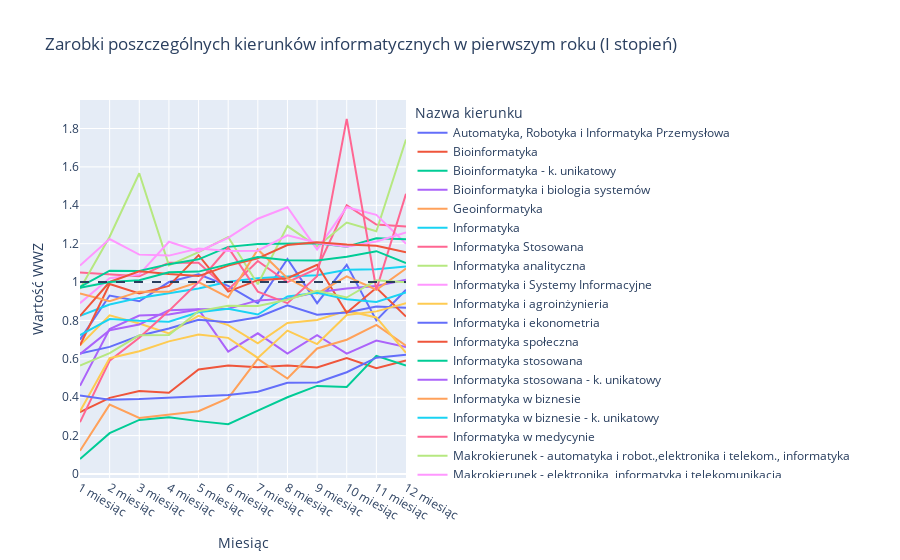

Write notebook code for a chart like this one.
### Markdown cell above
Porównania poszczególnych kierunków I i II stopnia

### Code cell
# Wykres przedstawiający zarobki poszczególnych kierunków informatycznych (I stopień) podczas 1 roku po ukończeniu studiów

df = data_bsc_groups.drop(columns=['P_ROKDYP', 'P_N']).transpose()

fig = px.line(df, 
              title='Zarobki poszczególnych kierunków informatycznych w pierwszym roku (I stopień)',
              labels={
                     "index": "Miesiąc",
                     "value": "Wartość WWZ",
                     "P_KIERUNEK_NAZWA": "Nazwa kierunku"
                 },
              )

fig.add_hline(y=1, line_width=2, line_dash="dash")

fig.update_layout(
    xaxis = dict(
        tickmode = 'array',
        tickvals = df.index,
        ticktext = ['1 miesiąc', '2 miesiąc', '3 miesiąc', '4 miesiąc', '5 miesiąc', '6 miesiąc', '7 miesiąc', '8 miesiąc', '9 miesiąc', '10 miesiąc', '11 miesiąc', '12 miesiąc']
    )
)

fig.show()

### Figure 1 — Plotly figure (JSON) as saved in the notebook; plotly's stock layout.template omitted (floating-point values rounded to 4 significant figures)
{"data": [{"hovertemplate": "Nazwa kierunku=Automatyka, Robotyka i Informatyka Przemysłowa<br>Miesiąc=%{x}<br>Wartość WWZ=%{y}<extra></extra>", "legendgroup": "Automatyka, Robotyka i Informatyka Przemysłowa", "line": {"color": "#636efa", "dash": "solid"}, "marker": {"symbol": "circle"}, "mode": "lines", "name": "Automatyka, Robotyka i Informatyka Przemysłowa", "orientation": "v", "showlegend": true, "type": "scatter", "x": ["P_WWZ_MIES_1", "P_WWZ_MIES_2", "P_WWZ_MIES_3", "P_WWZ_MIES_4", "P_WWZ_MIES_5", "P_WWZ_MIES_6", "P_WWZ_MIES_7", "P_WWZ_MIES_8", "P_WWZ_MIES_9", "P_WWZ_MIES_10", "P_WWZ_MIES_11", "P_WWZ_MIES_12"], "xaxis": "x", "y": [0.7, 0.93, 0.9, 1, 1.04, 0.98, 0.89, 1.12, 0.89, 1.09, 0.8, 0.96], "yaxis": "y"}, {"hovertemplate": "Nazwa kierunku=Bioinformatyka<br>Miesiąc=%{x}<br>Wartość WWZ=%{y}<extra></extra>", "legendgroup": "Bioinformatyka", "line": {"color": "#EF553B", "dash": "solid"}, "marker": {"symbol": "circle"}, "mode": "lines", "name": "Bioinformatyka", "orientation": "v", "showlegend": true, "type": "scatter", "x": ["P_WWZ_MIES_1", "P_WWZ_MIES_2", "P_WWZ_MIES_3", "P_WWZ_MIES_4", "P_WWZ_MIES_5", "P_WWZ_MIES_6", "P_WWZ_MIES_7", "P_WWZ_MIES_8", "P_WWZ_MIES_9", "P_WWZ_MIES_10", "P_WWZ_MIES_11", "P_WWZ_MIES_12"], "xaxis": "x", "y": [0.3222, 0.3967, 0.4323, 0.4231, 0.5448, 0.5653, 0.5564, 0.5653, 0.5552, 0.6036, 0.5516, 0.5916], "yaxis": "y"}, {"hovertemplate": "Nazwa kierunku=Bioinformatyka - k. unikatowy<br>Miesiąc=%{x}<br>Wartość WWZ=%{y}<extra></extra>", "legendgroup": "Bioinformatyka - k. unikatowy", "line": {"color": "#00cc96", "dash": "solid"}, "marker": {"symbol": "circle"}, "mode": "lines", "name": "Bioinformatyka - k. unikatowy", "orientation": "v", "showlegend": true, "type": "scatter", "x": ["P_WWZ_MIES_1", "P_WWZ_MIES_2", "P_WWZ_MIES_3", "P_WWZ_MIES_4", "P_WWZ_MIES_5", "P_WWZ_MIES_6", "P_WWZ_MIES_7", "P_WWZ_MIES_8", "P_WWZ_MIES_9", "P_WWZ_MIES_10", "P_WWZ_MIES_11", "P_WWZ_MIES_12"], "xaxis": "x", "y": [0.07763, 0.2127, 0.2816, 0.2961, 0.2754, 0.2592, 0.3298, 0.4, 0.4588, 0.4535, 0.6154, 0.5651], "yaxis": "y"}, {"hovertemplate": "Nazwa kierunku=Bioinformatyka i biologia systemów<br>Miesiąc=%{x}<br>Wartość WWZ=%{y}<extra></extra>", "legendgroup": "Bioinformatyka i biologia systemów", "line": {"color": "#ab63fa", "dash": "solid"}, "marker": {"symbol": "circle"}, "mode": "lines", "name": "Bioinformatyka i biologia systemów", "orientation": "v", "showlegend": true, "type": "scatter", "x": ["P_WWZ_MIES_1", "P_WWZ_MIES_2", "P_WWZ_MIES_3", "P_WWZ_MIES_4", "P_WWZ_MIES_5", "P_WWZ_MIES_6", "P_WWZ_MIES_7", "P_WWZ_MIES_8", "P_WWZ_MIES_9", "P_WWZ_MIES_10", "P_WWZ_MIES_11", "P_WWZ_MIES_12"], "xaxis": "x", "y": [0.4591, 0.7548, 0.8257, 0.8313, 0.8574, 0.6374, 0.733, 0.6274, 0.723, 0.6274, 0.6952, 0.6622], "yaxis": "y"}, {"hovertemplate": "Nazwa kierunku=Geoinformatyka<br>Miesiąc=%{x}<br>Wartość WWZ=%{y}<extra></extra>", "legendgroup": "Geoinformatyka", "line": {"color": "#FFA15A", "dash": "solid"}, "marker": {"symbol": "circle"}, "mode": "lines", "name": "Geoinformatyka", "orientation": "v", "showlegend": true, "type": "scatter", "x": ["P_WWZ_MIES_1", "P_WWZ_MIES_2", "P_WWZ_MIES_3", "P_WWZ_MIES_4", "P_WWZ_MIES_5", "P_WWZ_MIES_6", "P_WWZ_MIES_7", "P_WWZ_MIES_8", "P_WWZ_MIES_9", "P_WWZ_MIES_10", "P_WWZ_MIES_11", "P_WWZ_MIES_12"], "xaxis": "x", "y": [0.1212, 0.3616, 0.2923, 0.3083, 0.3268, 0.3955, 0.6, 0.4972, 0.6539, 0.6997, 0.7772, 0.6689], "yaxis": "y"}, {"hovertemplate": "Nazwa kierunku=Informatyka<br>Miesiąc=%{x}<br>Wartość WWZ=%{y}<extra></extra>", "legendgroup": "Informatyka", "line": {"color": "#19d3f3", "dash": "solid"}, "marker": {"symbol": "circle"}, "mode": "lines", "name": "Informatyka", "orientation": "v", "showlegend": true, "type": "scatter", "x": ["P_WWZ_MIES_1", "P_WWZ_MIES_2", "P_WWZ_MIES_3", "P_WWZ_MIES_4", "P_WWZ_MIES_5", "P_WWZ_MIES_6", "P_WWZ_MIES_7", "P_WWZ_MIES_8", "P_WWZ_MIES_9", "P_WWZ_MIES_10", "P_WWZ_MIES_11", "P_WWZ_MIES_12"], "xaxis": "x", "y": [0.8244, 0.8833, 0.9175, 0.9427, 0.9669, 1.001, 1.02, 1.029, 1.036, 1.064, 1.066, 1.081], "yaxis": "y"}, {"hovertemplate": "Nazwa kierunku=Informatyka Stosowana<br>Miesiąc=%{x}<br>Wartość WWZ=%{y}<extra></extra>", "legendgroup": "Informatyka Stosowana", "line": {"color": "#FF6692", "dash": "solid"}, "marker": {"symbol": "circle"}, "mode": "lines", "name": "Informatyka Stosowana", "orientation": "v", "showlegend": true, "type": "scatter", "x": ["P_WWZ_MIES_1", "P_WWZ_MIES_2", "P_WWZ_MIES_3", "P_WWZ_MIES_4", "P_WWZ_MIES_5", "P_WWZ_MIES_6", "P_WWZ_MIES_7", "P_WWZ_MIES_8", "P_WWZ_MIES_9", "P_WWZ_MIES_10", "P_WWZ_MIES_11", "P_WWZ_MIES_12"], "xaxis": "x", "y": [1.05, 1.04, 1.03, 1.1, 1.1, 0.96, 1.11, 1, 1.07, 1.4, 1.3, 1.29], "yaxis": "y"}, {"hovertemplate": "Nazwa kierunku=Informatyka analityczna<br>Miesiąc=%{x}<br>Wartość WWZ=%{y}<extra></extra>", "legendgroup": "Informatyka analityczna", "line": {"color": "#B6E880", "dash": "solid"}, "marker": {"symbol": "circle"}, "mode": "lines", "name": "Informatyka analityczna", "orientation": "v", "showlegend": true, "type": "scatter", "x": ["P_WWZ_MIES_1", "P_WWZ_MIES_2", "P_WWZ_MIES_3", "P_WWZ_MIES_4", "P_WWZ_MIES_5", "P_WWZ_MIES_6", "P_WWZ_MIES_7", "P_WWZ_MIES_8", "P_WWZ_MIES_9", "P_WWZ_MIES_10", "P_WWZ_MIES_11", "P_WWZ_MIES_12"], "xaxis": "x", "y": [0.9635, 1.236, 1.567, 1.087, 1.156, 1.234, 0.9888, 1.292, 1.185, 1.31, 1.264, 1.742], "yaxis": "y"}, {"hovertemplate": "Nazwa kierunku=Informatyka i Systemy Informacyjne<br>Miesiąc=%{x}<br>Wartość WWZ=%{y}<extra></extra>", "legendgroup": "Informatyka i Systemy Informacyjne", "line": {"color": "#FF97FF", "dash": "solid"}, "marker": {"symbol": "circle"}, "mode": "lines", "name": "Informatyka i Systemy Informacyjne", "orientation": "v", "showlegend": true, "type": "scatter", "x": ["P_WWZ_MIES_1", "P_WWZ_MIES_2", "P_WWZ_MIES_3", "P_WWZ_MIES_4", "P_WWZ_MIES_5", "P_WWZ_MIES_6", "P_WWZ_MIES_7", "P_WWZ_MIES_8", "P_WWZ_MIES_9", "P_WWZ_MIES_10", "P_WWZ_MIES_11", "P_WWZ_MIES_12"], "xaxis": "x", "y": [0.89, 1.02, 1.04, 1.21, 1.16, 1.23, 1.33, 1.39, 1.17, 1.39, 1.35, 1.2], "yaxis": "y"}, {"hovertemplate": "Nazwa kierunku=Informatyka i agroinżynieria<br>Miesiąc=%{x}<br>Wartość WWZ=%{y}<extra></extra>", "legendgroup": "Informatyka i agroinżynieria", "line": {"color": "#FECB52", "dash": "solid"}, "marker": {"symbol": "circle"}, "mode": "lines", "name": "Informatyka i agroinżynieria", "orientation": "v", "showlegend": true, "type": "scatter", "x": ["P_WWZ_MIES_1", "P_WWZ_MIES_2", "P_WWZ_MIES_3", "P_WWZ_MIES_4", "P_WWZ_MIES_5", "P_WWZ_MIES_6", "P_WWZ_MIES_7", "P_WWZ_MIES_8", "P_WWZ_MIES_9", "P_WWZ_MIES_10", "P_WWZ_MIES_11", "P_WWZ_MIES_12"], "xaxis": "x", "y": [0.6702, 0.8268, 0.7842, 0.7326, 0.8246, 0.7755, 0.6811, 0.7868, 0.8023, 0.8503, 0.8156, 0.631], "yaxis": "y"}, {"hovertemplate": "Nazwa kierunku=Informatyka i ekonometria<br>Miesiąc=%{x}<br>Wartość WWZ=%{y}<extra></extra>", "legendgroup": "Informatyka i ekonometria", "line": {"color": "#636efa", "dash": "solid"}, "marker": {"symbol": "circle"}, "mode": "lines", "name": "Informatyka i ekonometria", "orientation": "v", "showlegend": true, "type": "scatter", "x": ["P_WWZ_MIES_1", "P_WWZ_MIES_2", "P_WWZ_MIES_3", "P_WWZ_MIES_4", "P_WWZ_MIES_5", "P_WWZ_MIES_6", "P_WWZ_MIES_7", "P_WWZ_MIES_8", "P_WWZ_MIES_9", "P_WWZ_MIES_10", "P_WWZ_MIES_11", "P_WWZ_MIES_12"], "xaxis": "x", "y": [0.6278, 0.6623, 0.7204, 0.7581, 0.8032, 0.7907, 0.8168, 0.8791, 0.8298, 0.8411, 0.8722, 0.8662], "yaxis": "y"}, {"hovertemplate": "Nazwa kierunku=Informatyka społeczna<br>Miesiąc=%{x}<br>Wartość WWZ=%{y}<extra></extra>", "legendgroup": "Informatyka społeczna", "line": {"color": "#EF553B", "dash": "solid"}, "marker": {"symbol": "circle"}, "mode": "lines", "name": "Informatyka społeczna", "orientation": "v", "showlegend": true, "type": "scatter", "x": ["P_WWZ_MIES_1", "P_WWZ_MIES_2", "P_WWZ_MIES_3", "P_WWZ_MIES_4", "P_WWZ_MIES_5", "P_WWZ_MIES_6", "P_WWZ_MIES_7", "P_WWZ_MIES_8", "P_WWZ_MIES_9", "P_WWZ_MIES_10", "P_WWZ_MIES_11", "P_WWZ_MIES_12"], "xaxis": "x", "y": [0.67, 0.99, 0.94, 0.98, 1.14, 0.95, 1.01, 1.02, 1.09, 0.84, 0.97, 0.82], "yaxis": "y"}, {"hovertemplate": "Nazwa kierunku=Informatyka stosowana<br>Miesiąc=%{x}<br>Wartość WWZ=%{y}<extra></extra>", "legendgroup": "Informatyka stosowana", "line": {"color": "#00cc96", "dash": "solid"}, "marker": {"symbol": "circle"}, "mode": "lines", "name": "Informatyka stosowana", "orientation": "v", "showlegend": true, "type": "scatter", "x": ["P_WWZ_MIES_1", "P_WWZ_MIES_2", "P_WWZ_MIES_3", "P_WWZ_MIES_4", "P_WWZ_MIES_5", "P_WWZ_MIES_6", "P_WWZ_MIES_7", "P_WWZ_MIES_8", "P_WWZ_MIES_9", "P_WWZ_MIES_10", "P_WWZ_MIES_11", "P_WWZ_MIES_12"], "xaxis": "x", "y": [0.9745, 1.06, 1.057, 1.093, 1.118, 1.183, 1.199, 1.199, 1.202, 1.185, 1.228, 1.224], "yaxis": "y"}, {"hovertemplate": "Nazwa kierunku=Informatyka stosowana - k. unikatowy<br>Miesiąc=%{x}<br>Wartość WWZ=%{y}<extra></extra>", "legendgroup": "Informatyka stosowana - k. unikatowy", "line": {"color": "#ab63fa", "dash": "solid"}, "marker": {"symbol": "circle"}, "mode": "lines", "name": "Informatyka stosowana - k. unikatowy", "orientation": "v", "showlegend": true, "type": "scatter", "x": ["P_WWZ_MIES_1", "P_WWZ_MIES_2", "P_WWZ_MIES_3", "P_WWZ_MIES_4", "P_WWZ_MIES_5", "P_WWZ_MIES_6", "P_WWZ_MIES_7", "P_WWZ_MIES_8", "P_WWZ_MIES_9", "P_WWZ_MIES_10", "P_WWZ_MIES_11", "P_WWZ_MIES_12"], "xaxis": "x", "y": [0.6245, 0.7492, 0.7793, 0.8536, 0.8587, 0.8608, 0.9045, 0.9137, 0.9472, 0.9667, 0.9798, 1.013], "yaxis": "y"}, {"hovertemplate": "Nazwa kierunku=Informatyka w biznesie<br>Miesiąc=%{x}<br>Wartość WWZ=%{y}<extra></extra>", "legendgroup": "Informatyka w biznesie", "line": {"color": "#FFA15A", "dash": "solid"}, "marker": {"symbol": "circle"}, "mode": "lines", "name": "Informatyka w biznesie", "orientation": "v", "showlegend": true, "type": "scatter", "x": ["P_WWZ_MIES_1", "P_WWZ_MIES_2", "P_WWZ_MIES_3", "P_WWZ_MIES_4", "P_WWZ_MIES_5", "P_WWZ_MIES_6", "P_WWZ_MIES_7", "P_WWZ_MIES_8", "P_WWZ_MIES_9", "P_WWZ_MIES_10", "P_WWZ_MIES_11", "P_WWZ_MIES_12"], "xaxis": "x", "y": [0.94, 0.9, 0.95, 0.95, 1, 0.92, 1.17, 1.02, 0.94, 1.03, 0.96, 1.07], "yaxis": "y"}, {"hovertemplate": "Nazwa kierunku=Informatyka w biznesie - k. unikatowy<br>Miesiąc=%{x}<br>Wartość WWZ=%{y}<extra></extra>", "legendgroup": "Informatyka w biznesie - k. unikatowy", "line": {"color": "#19d3f3", "dash": "solid"}, "marker": {"symbol": "circle"}, "mode": "lines", "name": "Informatyka w biznesie - k. unikatowy", "orientation": "v", "showlegend": true, "type": "scatter", "x": ["P_WWZ_MIES_1", "P_WWZ_MIES_2", "P_WWZ_MIES_3", "P_WWZ_MIES_4", "P_WWZ_MIES_5", "P_WWZ_MIES_6", "P_WWZ_MIES_7", "P_WWZ_MIES_8", "P_WWZ_MIES_9", "P_WWZ_MIES_10", "P_WWZ_MIES_11", "P_WWZ_MIES_12"], "xaxis": "x", "y": [0.7232, 0.807, 0.7985, 0.7935, 0.8427, 0.8603, 0.8309, 0.9248, 0.9438, 0.9107, 0.8962, 0.9462], "yaxis": "y"}, {"hovertemplate": "Nazwa kierunku=Informatyka w medycynie<br>Miesiąc=%{x}<br>Wartość WWZ=%{y}<extra></extra>", "legendgroup": "Informatyka w medycynie", "line": {"color": "#FF6692", "dash": "solid"}, "marker": {"symbol": "circle"}, "mode": "lines", "name": "Informatyka w medycynie", "orientation": "v", "showlegend": true, "type": "scatter", "x": ["P_WWZ_MIES_1", "P_WWZ_MIES_2", "P_WWZ_MIES_3", "P_WWZ_MIES_4", "P_WWZ_MIES_5", "P_WWZ_MIES_6", "P_WWZ_MIES_7", "P_WWZ_MIES_8", "P_WWZ_MIES_9", "P_WWZ_MIES_10", "P_WWZ_MIES_11", "P_WWZ_MIES_12"], "xaxis": "x", "y": [0.27, 0.59, 0.71, 0.85, 1, 1.18, 0.95, 0.89, 1.03, 1.85, 0.96, 1.46], "yaxis": "y"}, {"hovertemplate": "Nazwa kierunku=Makrokierunek - automatyka i robot.,elektronika i telekom., informatyka<br>Miesiąc=%{x}<br>Wartość WWZ=%{y}<extra></extra>", "legendgroup": "Makrokierunek - automatyka i robot.,elektronika i telekom., informatyka", "line": {"color": "#B6E880", "dash": "solid"}, "marker": {"symbol": "circle"}, "mode": "lines", "name": "Makrokierunek - automatyka i robot.,elektronika i telekom., informatyka", "orientation": "v", "showlegend": true, "type": "scatter", "x": ["P_WWZ_MIES_1", "P_WWZ_MIES_2", "P_WWZ_MIES_3", "P_WWZ_MIES_4", "P_WWZ_MIES_5", "P_WWZ_MIES_6", "P_WWZ_MIES_7", "P_WWZ_MIES_8", "P_WWZ_MIES_9", "P_WWZ_MIES_10", "P_WWZ_MIES_11", "P_WWZ_MIES_12"], "xaxis": "x", "y": [0.5649, 0.6295, 0.7222, 0.7237, 0.8479, 0.8763, 0.8748, 0.9075, 0.9546, 0.9194, 1.01, 0.9992], "yaxis": "y"}, {"hovertemplate": "Nazwa kierunku=Makrokierunek - elektronika, informatyka i telekomunikacja<br>Miesiąc=%{x}<br>Wartość WWZ=%{y}<extra></extra>", "legendgroup": "Makrokierunek - elektronika, informatyka i telekomunikacja", "line": {"color": "#FF97FF", "dash": "solid"}, "marker": {"symbol": "circle"}, "mode": "lines", "name": "Makrokierunek - elektronika, informatyka i telekomunikacja", "orientation": "v", "showlegend": true, "type": "scatter", "x": ["P_WWZ_MIES_1", "P_WWZ_MIES_2", "P_WWZ_MIES_3", "P_WWZ_MIES_4", "P_WWZ_MIES_5", "P_WWZ_MIES_6", "P_WWZ_MIES_7", "P_WWZ_MIES_8", "P_WWZ_MIES_9", "P_WWZ_MIES_10", "P_WWZ_MIES_11", "P_WWZ_MIES_12"], "xaxis": "x", "y": [1.086, 1.224, 1.143, 1.138, 1.175, 1.162, 1.164, 1.243, 1.205, 1.184, 1.211, 1.259], "yaxis": "y"}, {"hovertemplate": "Nazwa kierunku=Makrokierunek - informatyka przemysłowa<br>Miesiąc=%{x}<br>Wartość WWZ=%{y}<extra></extra>", "legendgroup": "Makrokierunek - informatyka przemysłowa", "line": {"color": "#FECB52", "dash": "solid"}, "marker": {"symbol": "circle"}, "mode": "lines", "name": "Makrokierunek - informatyka przemysłowa", "orientation": "v", "showlegend": true, "type": "scatter", "x": ["P_WWZ_MIES_1", "P_WWZ_MIES_2", "P_WWZ_MIES_3", "P_WWZ_MIES_4", "P_WWZ_MIES_5", "P_WWZ_MIES_6", "P_WWZ_MIES_7", "P_WWZ_MIES_8", "P_WWZ_MIES_9", "P_WWZ_MIES_10", "P_WWZ_MIES_11", "P_WWZ_MIES_12"], "xaxis": "x", "y": [0.3266, 0.6033, 0.6393, 0.6909, 0.7261, 0.7093, 0.6047, 0.7471, 0.677, 0.8287, 0.8471, 0.8903], "yaxis": "y"}, {"hovertemplate": "Nazwa kierunku=Makrokierunek - informatyka stosowana z komputerową nauką o materiałach<br>Miesiąc=%{x}<br>Wartość WWZ=%{y}<extra></extra>", "legendgroup": "Makrokierunek - informatyka stosowana z komputerową nauką o materiałach", "line": {"color": "#636efa", "dash": "solid"}, "marker": {"symbol": "circle"}, "mode": "lines", "name": "Makrokierunek - informatyka stosowana z komputerową nauką o materiałach", "orientation": "v", "showlegend": true, "type": "scatter", "x": ["P_WWZ_MIES_1", "P_WWZ_MIES_2", "P_WWZ_MIES_3", "P_WWZ_MIES_4", "P_WWZ_MIES_5", "P_WWZ_MIES_6", "P_WWZ_MIES_7", "P_WWZ_MIES_8", "P_WWZ_MIES_9", "P_WWZ_MIES_10", "P_WWZ_MIES_11", "P_WWZ_MIES_12"], "xaxis": "x", "y": [0.4096, 0.3872, 0.3906, 0.3981, 0.4017, 0.4113, 0.4288, 0.4753, 0.4772, 0.5302, 0.6063, 0.6218], "yaxis": "y"}, {"hovertemplate": "Nazwa kierunku=Teleinformatyka<br>Miesiąc=%{x}<br>Wartość WWZ=%{y}<extra></extra>", "legendgroup": "Teleinformatyka", "line": {"color": "#EF553B", "dash": "solid"}, "marker": {"symbol": "circle"}, "mode": "lines", "name": "Teleinformatyka", "orientation": "v", "showlegend": true, "type": "scatter", "x": ["P_WWZ_MIES_1", "P_WWZ_MIES_2", "P_WWZ_MIES_3", "P_WWZ_MIES_4", "P_WWZ_MIES_5", "P_WWZ_MIES_6", "P_WWZ_MIES_7", "P_WWZ_MIES_8", "P_WWZ_MIES_9", "P_WWZ_MIES_10", "P_WWZ_MIES_11", "P_WWZ_MIES_12"], "xaxis": "x", "y": [0.8236, 1.0, 1.056, 1.041, 1.031, 1.086, 1.124, 1.193, 1.208, 1.195, 1.189, 1.155], "yaxis": "y"}, {"hovertemplate": "Nazwa kierunku=Teleinformatyka - k. unikatowy<br>Miesiąc=%{x}<br>Wartość WWZ=%{y}<extra></extra>", "legendgroup": "Teleinformatyka - k. unikatowy", "line": {"color": "#00cc96", "dash": "solid"}, "marker": {"symbol": "circle"}, "mode": "lines", "name": "Teleinformatyka - k. unikatowy", "orientation": "v", "showlegend": true, "type": "scatter", "x": ["P_WWZ_MIES_1", "P_WWZ_MIES_2", "P_WWZ_MIES_3", "P_WWZ_MIES_4", "P_WWZ_MIES_5", "P_WWZ_MIES_6", "P_WWZ_MIES_7", "P_WWZ_MIES_8", "P_WWZ_MIES_9", "P_WWZ_MIES_10", "P_WWZ_MIES_11", "P_WWZ_MIES_12"], "xaxis": "x", "y": [0.9698, 1.0, 1.009, 1.051, 1.054, 1.095, 1.131, 1.113, 1.112, 1.131, 1.161, 1.099], "yaxis": "y"}], "layout": {"legend": {"title": {"text": "Nazwa kierunku"}, "tracegroupgap": 0}, "shapes": [{"line": {"dash": "dash", "width": 2}, "type": "line", "x0": 0, "x1": 1, "xref": "x domain", "y0": 1, "y1": 1, "yref": "y"}], "title": {"text": "Zarobki poszczególnych kierunków informatycznych w pierwszym roku (I stopień)"}, "xaxis": {"anchor": "y", "domain": [0, 1], "tickmode": "array", "ticktext": ["1 miesiąc", "2 miesiąc", "3 miesiąc", "4 miesiąc", "5 miesiąc", "6 miesiąc", "7 miesiąc", "8 miesiąc", "9 miesiąc", "10 miesiąc", "11 miesiąc", "12 miesiąc"], "tickvals": ["P_WWZ_MIES_1", "P_WWZ_MIES_2", "P_WWZ_MIES_3", "P_WWZ_MIES_4", "P_WWZ_MIES_5", "P_WWZ_MIES_6", "P_WWZ_MIES_7", "P_WWZ_MIES_8", "P_WWZ_MIES_9", "P_WWZ_MIES_10", "P_WWZ_MIES_11", "P_WWZ_MIES_12"], "title": {"text": "Miesiąc"}}, "yaxis": {"anchor": "x", "domain": [0, 1], "title": {"text": "Wartość WWZ"}}}}
